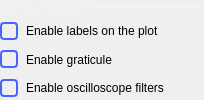
            <widget class="QWidget" name="Oscilloscope_2" native="true">
             <layout class="QVBoxLayout" name="verticalLayout_8">
              <property name="spacing">
               <number>0</number>
              </property>
              <property name="leftMargin">
               <number>0</number>
              </property>
              <property name="topMargin">
               <number>0</number>
              </property>
              <property name="rightMargin">
               <number>0</number>
              </property>
              <property name="bottomMargin">
               <number>0</number>
              </property>
              <item>
               <layout class="QHBoxLayout" name="horizontalLayout_8">
                <property name="spacing">
                 <number>0</number>
                </property>
                <property name="topMargin">
                 <number>0</number>
                </property>
                <item>
                 <widget class="QLabel" name="label_7">
                  <property name="sizePolicy">
                   <sizepolicy hsizetype="Fixed" vsizetype="Fixed">
                    <horstretch>0</horstretch>
                    <verstretch>0</verstretch>
                   </sizepolicy>
                  </property>
                  <property name="styleSheet">
                   <string notr="true">QLabel {
  font-size: 12px;
color: rgba(255, 255, 255, 70);
}</string>
                  </property>
                  <property name="text">
                   <string>OSCILLOSCOPE </string>
                  </property>
                 </widget>
                </item>
                <item>
                 <widget class="Line" name="line_2">
                  <property name="minimumSize">
                   <size>
                    <width>0</width>
                    <height>1</height>
                   </size>
                  </property>
                  <property name="maximumSize">
                   <size>
                    <width>16777215</width>
                    <height>1</height>
                   </size>
                  </property>
                  <property name="styleSheet">
                   <string notr="true">border: 1px solid rgba(255, 255, 255, 70);</string>
                  </property>
                  <property name="orientation">
                   <enum>Qt::Horizontal</enum>
                  </property>
                 </widget>
                </item>
               </layout>
              </item>
              <item>
               <spacer name="verticalSpacer_7">
                <property name="orientation">
                 <enum>Qt::Vertical</enum>
                </property>
                <property name="sizeType">
                 <enum>QSizePolicy::Fixed</enum>
                </property>
                <property name="sizeHint" stdset="0">
                 <size>
                  <width>20</width>
                  <height>5</height>
                 </size>
                </property>
               </spacer>
              </item>
              <item>
               <layout class="QHBoxLayout" name="horizontalLayout">
                <property name="spacing">
                 <number>0</number>
                </property>
                <property name="topMargin">
                 <number>0</number>
                </property>
                <item>
                 <widget class="QCheckBox" name="oscLabelsCheckBox">
                  <property name="sizePolicy">
                   <sizepolicy hsizetype="Minimum" vsizetype="Fixed">
                    <horstretch>0</horstretch>
                    <verstretch>0</verstretch>
                   </sizepolicy>
                  </property>
                  <property name="styleSheet">
                   <string notr="true">QCheckBox {
  spacing: 8px;
  background-color: transparent;
  font-size: 14px;
  font-weight: bold;
  
  color: rgba(255, 255, 255, 153);
}

QCheckBox::indicator {
  width: 14px;
  height: 14px;
  border: 2px solid rgb(74,100,255);
  border-radius: 4px;
}
QCheckBox::indicator:unchecked { background-color: transparent; }
QCheckBox::indicator:checked { background-color: rgb(74,100,255); }</string>
                  </property>
                  <property name="text">
                   <string/>
                  </property>
                 </widget>
                </item>
                <item>
                 <widget class="QLabel" name="label_2">
                  <property name="sizePolicy">
                   <sizepolicy hsizetype="Fixed" vsizetype="Preferred">
                    <horstretch>0</horstretch>
                    <verstretch>0</verstretch>
                   </sizepolicy>
                  </property>
                  <property name="text">
                   <string>Enable labels on the plot </string>
                  </property>
                 </widget>
                </item>
                <item>
                 <spacer name="horizontalSpacer">
                  <property name="orientation">
                   <enum>Qt::Horizontal</enum>
                  </property>
                  <property name="sizeHint" stdset="0">
                   <size>
                    <width>40</width>
                    <height>20</height>
                   </size>
                  </property>
                 </spacer>
                </item>
               </layout>
              </item>
              <item>
               <spacer name="verticalSpacer_2">
                <property name="orientation">
                 <enum>Qt::Vertical</enum>
                </property>
                <property name="sizeType">
                 <enum>QSizePolicy::Fixed</enum>
                </property>
                <property name="sizeHint" stdset="0">
                 <size>
                  <width>20</width>
                  <height>5</height>
                 </size>
                </property>
               </spacer>
              </item>
              <item>
               <layout class="QHBoxLayout" name="horizontalLayout_13">
                <property name="spacing">
                 <number>0</number>
                </property>
                <property name="bottomMargin">
                 <number>0</number>
                </property>
                <item>
                 <widget class="QCheckBox" name="oscGraticuleCheckBox">
                  <property name="styleSheet">
                   <string notr="true">QCheckBox {
  spacing: 8px;
  background-color: transparent;
  font-size: 14px;
  font-weight: bold;
  
  color: rgba(255, 255, 255, 153);
}

QCheckBox::indicator {
  width: 14px;
  height: 14px;
  border: 2px solid rgb(74,100,255);
  border-radius: 4px;
}
QCheckBox::indicator:unchecked { background-color: transparent; }
QCheckBox::indicator:checked { background-color: rgb(74,100,255); }</string>
                  </property>
                  <property name="text">
                   <string/>
                  </property>
                 </widget>
                </item>
                <item>
                 <widget class="QLabel" name="label_13">
                  <property name="text">
                   <string>Enable graticule</string>
                  </property>
                 </widget>
                </item>
                <item>
                 <spacer name="horizontalSpacer_9">
                  <property name="orientation">
                   <enum>Qt::Horizontal</enum>
                  </property>
                  <property name="sizeHint" stdset="0">
                   <size>
                    <width>40</width>
                    <height>20</height>
                   </size>
                  </property>
                 </spacer>
                </item>
               </layout>
              </item>
              <item>
               <spacer name="verticalSpacer_12">
                <property name="orientation">
                 <enum>Qt::Vertical</enum>
                </property>
                <property name="sizeType">
                 <enum>QSizePolicy::Fixed</enum>
                </property>
                <property name="sizeHint" stdset="0">
                 <size>
                  <width>20</width>
                  <height>5</height>
                 </size>
                </property>
               </spacer>
              </item>
              <item>
               <layout class="QHBoxLayout" name="horizontalLayout_17">
                <property name="spacing">
                 <number>0</number>
                </property>
                <property name="bottomMargin">
                 <number>0</number>
                </property>
                <item>
                 <widget class="QCheckBox" name="oscFilteringCheckBox">
                  <property name="styleSheet">
                   <string notr="true">QCheckBox {
  spacing: 8px;
  background-color: transparent;
  font-size: 14px;
  font-weight: bold;
  
  color: rgba(255, 255, 255, 153);
}

QCheckBox::indicator {
  width: 14px;
  height: 14px;
  border: 2px solid rgb(74,100,255);
  border-radius: 4px;
}
QCheckBox::indicator:unchecked { background-color: transparent; }
QCheckBox::indicator:checked { background-color: rgb(74,100,255); }</string>
                  </property>
                  <property name="text">
                   <string/>
                  </property>
                 </widget>
                </item>
                <item>
                 <widget class="QLabel" name="label_17">
                  <property name="text">
                   <string>Enable oscilloscope filters</string>
                  </property>
                 </widget>
                </item>
                <item>
                 <spacer name="horizontalSpacer_13">
                  <property name="orientation">
                   <enum>Qt::Horizontal</enum>
                  </property>
                  <property name="sizeHint" stdset="0">
                   <size>
                    <width>40</width>
                    <height>20</height>
                   </size>
                  </property>
                 </spacer>
                </item>
               </layout>
              </item>
             </layout>
            </widget>
